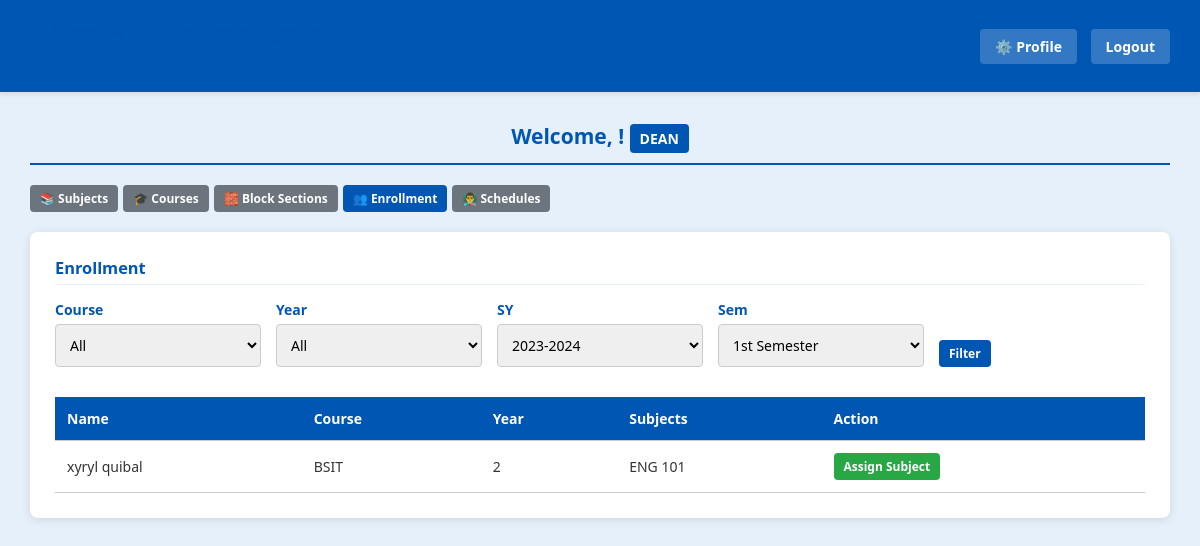
The page /pages/dean_dashboard.php?action=dean&tab=enrollment on the database its author committed.
### tables this page shows
CREATE TABLE `users` (
  `id` int(11) NOT NULL,
  `role_id` int(11) NOT NULL DEFAULT 2,
  `username` varchar(100) NOT NULL,
  `password` varchar(255) NOT NULL,
  `email` varchar(150) NOT NULL,
  `first_name` varchar(100) NOT NULL,
  `middle_name` varchar(100) DEFAULT NULL,
  `last_name` varchar(100) NOT NULL,
  `suffix` varchar(10) DEFAULT NULL,
  `birthdate` date DEFAULT NULL,
  `gender` enum('Male','Female') DEFAULT NULL,
  `contact_number` varchar(20) DEFAULT NULL,
  `address` text DEFAULT NULL,
  `department` varchar(100) DEFAULT NULL,
  `course` varchar(100) DEFAULT NULL,
  `year_level` int(11) DEFAULT NULL,
  `profile_pic` varchar(255) DEFAULT 'default.png',
  `is_approved` tinyint(1) DEFAULT 0,
  `created_at` timestamp NOT NULL DEFAULT current_timestamp()
);

### pages/dean_dashboard.php (the view, shortened to what this page needs)
<?php
require_once __DIR__ . '/../includes/auth.php';
$name = $_SESSION['name']; $role = $_SESSION['role'];
$tab = $_GET['tab'] ?? 'subjects';
?>
<!DOCTYPE html>
<html lang="en">
<head>
    <link rel="stylesheet" href="assets/css/style.css">
</head>
<body>
    <div class="header">
        <h2>School Management System</h2>
        <div class="header-links">
            <a href="?action=profile">⚙️ Profile</a>
            <a href="?action=logout">Logout</a>
        </div>
    </div>
    <div class="dashboard-container">
        <h2>Welcome, <?php echo htmlspecialchars($name); ?>! <span class="role-badge">Dean</span></h2>
        <div class="dean-tabs">
            <a href="?action=dean&tab=subjects" class="btn btn-sm <?php echo $tab=='subjects'?'active':''; ?>">📚 Subjects</a>
            <a href="?action=dean&tab=courses" class="btn btn-sm <?php echo $tab=='courses'?'active':''; ?>">🎓 Courses</a>
            <a href="?action=dean&tab=blocks" class="btn btn-sm <?php echo $tab=='blocks'?'active':''; ?>">🧱 Block Sections</a>
            <a href="?action=dean&tab=enrollment" class="btn btn-sm <?php echo $tab=='enrollment'?'active':''; ?>">👥 Enrollment</a>
            <a href="?action=dean&tab=teachers" class="btn btn-sm <?php echo $tab=='teachers'?'active':''; ?>">👨‍🏫 Schedules</a>
        </div>
        <?php if($tab == 'subjects'): ?>
        <div class="card"><h3>Subjects & Prerequisites</h3>
            <?php $es = isset($_GET['edit_sub']) ? $conn->query("SELECT * FROM subjects WHERE id=".intval($_GET['edit_sub']))->fetch_assoc() : null; ?>
            <form method="POST" class="form-row" style="align-items:flex-end;">
                <input type="hidden" name="csrf_token" value="<?php echo $csrf_token; ?>">
                <div class="form-group"><label>Code</label><input type="text" name="sub_code" value="<?php echo $es['code']??''; ?>" required></div>
                <div class="form-group" style="flex:2"><label>Name</label><input type="text" name="sub_name" value="<?php echo $es['name']??''; ?>" required></div>
                <div class="form-group"><label>Units</label><input type="number" name="sub_units" value="<?php echo $es['units']??3; ?>" min="1" required></div>
                <div class="form-group" style="flex:2"><label>Prerequisite</label><input type="text" name="sub_prereq" value="<?php echo $es['prerequisite']??''; ?>" placeholder="e.g. IT 101, MATH 101, or None"></div>
                <div class="form-group"><?php if($es): ?><input type="hidden" name="edit_sub_id" value="<?php echo $es['id']; ?>"><button type="submit" name="edit_subject_btn" class="btn btn-sm">Update</button><a href="?action=dean&tab=subjects" class="btn btn-sm" style="background:#6c757d">X</a><?php else: ?><button type="submit" name="add_subject_btn" class="btn btn-sm btn-success">Add</button><?php endif; ?></div>
            </form>
            <table><tr><th>Code</th><th>Name</th><th>Units</th><th>Prereq</th><th>Action</th></tr>
            <?php $subs=$conn->query("SELECT * FROM subjects ORDER BY code"); while($s=$subs->fetch_assoc()): ?>
            <tr><td><?php echo $s['code']; ?></td><td><?php echo $s['name']; ?></td><td><?php echo $s['units']; ?></td><td><?php echo $s['prerequisite']?"<span style='color:red'>".htmlspecialchars($s['prerequisite'])."</span>":"None"; ?></td><td><a href="?action=dean&tab=subjects&edit_sub=<?php echo $s['id']; ?>" class="btn btn-sm">Edit</a><form method="POST" style="display:inline"><input type="hidden" name="csrf_token" value="<?php echo $csrf_token; ?>"><input type="hidden" name="del_sub_id" value="<?php echo $s['id']; ?>"><button type="submit" name="delete_subject_btn" class="btn btn-danger btn-sm">Del</button></form></td></tr>
            <?php endwhile; ?></table>
        </div>
        <?php elseif($tab == 'enrollment'): ?>
        <div class="card"><h3>Enrollment</h3>
            <?php $esy=$_GET['f_sy']??1; $esem=$_GET['f_sem']??1; ?>
            <form method="GET" class="form-row" style="align-items:flex-end;"><input type="hidden" name="action" value="dean"><input type="hidden" name="tab" value="enrollment">
                <div class="form-group"><label>Course</label><select name="f_course"><option value="">All</option></select></div>
                <div class="form-group"><label>Year</label><select name="f_yr"><option value="">All</option><?php for($i=1;$i<=4;$i++) echo "<option value='$i' ".(($_GET['f_yr']??'')==$i?'selected':'').">$i</option>"; ?></select></div>
                <div class="form-group"><label>SY</label><select name="f_sy"><?php $sys=$conn->query("SELECT * FROM school_years ORDER BY name DESC"); while($s=$sys->fetch_assoc()) echo "<option value='".$s['id']."' ".($esy==$s['id']?'selected':'').">".$s['name']."</option>"; ?></select></div>
                <div class="form-group"><label>Sem</label><select name="f_sem"><?php $sms=$conn->query("SELECT * FROM semesters"); while($s=$sms->fetch_assoc()) echo "<option value='".$s['id']."' ".($esem==$s['id']?'selected':'').">".$s['name']."</option>"; ?></select></div>
                <div class="form-group"><button type="submit" class="btn btn-sm">Filter</button></div>
            </form>
            <?php
            $w="u.role_id=2 AND u.is_approved=1";
            $enr=$conn->query("SELECT u.id, u.first_name, u.last_name, u.course, u.year_level FROM users u WHERE $w ORDER BY u.last_name");
            ?>
            <table><tr><th>Name</th><th>Course</th><th>Year</th><th>Subjects</th><th>Action</th></tr><?php while($e=$enr->fetch_assoc()):
                $ssubs=$conn->query("SELECT ss.id, s.code, s.name FROM student_subjects ss JOIN subjects s ON ss.subject_id=s.id WHERE ss.student_id=".$e['id']." AND ss.sy_id=$esy AND ss.sem_id=$esem");
                $subj_list=array();
                while($sb=$ssubs->fetch_assoc()) $subj_list[]=$sb['code'];
            ?><tr><td><?php echo htmlspecialchars($e['first_name'].' '.$e['last_name']); ?></td><td><?php echo $e['course']??'N/A'; ?></td><td><?php echo $e['year_level']?:'N/A'; ?></td><td><?php echo implode(', ', $subj_list)?:'None'; ?></td><td><button type="button" onclick="document.getElementById('assign_<?php echo $e['id']; ?>').style.display='block'" class="btn btn-sm btn-success">Assign Subject</button></td></tr>
            <?php endwhile; if($enr->num_rows==0) echo "<tr><td colspan='5' style='text-align:center'>None.</td></tr>"; ?></table>
        </div>
        <?php endif; ?>
    </div>
</body>
</html>

### assets/css/style.css (style rules this page uses)
:root { --primary-blue: #0056b3; --light-blue: #e6f0fa; --hover-blue: #004494; --white: #ffffff; --text-dark: #333333; --border-color: #cccccc; --danger-red: #dc3545; --success-green: #28a745; }
* { box-sizing: border-box; margin: 0; padding: 0; font-family: 'Segoe UI', Tahoma, Geneva, Verdana, sans-serif; }
body { background-color: var(--light-blue); color: var(--text-dark); font-size: 14px; }
.header { background-color: var(--primary-blue); color: var(--white); padding: 15px 30px; display: flex; justify-content: space-between; align-items: center; box-shadow: 0 2px 5px rgba(0,0,0,0.1); }
.header h2 { font-size: 22px; }
.header-links a { color: var(--white); text-decoration: none; background: rgba(255,255,255,0.2); padding: 8px 15px; border-radius: 4px; font-weight: bold; margin-left: 10px; }
.dashboard-container { padding: 30px; max-width: 1200px; margin: 0 auto; }
.card { background: var(--white); padding: 25px; border-radius: 8px; box-shadow: 0 2px 10px rgba(0,0,0,0.1); margin-bottom: 20px; }
.role-badge { display: inline-block; background: var(--primary-blue); color: white; padding: 5px 10px; border-radius: 4px; font-size: 14px; font-weight: bold; text-transform: uppercase; }
table { width: 100%; border-collapse: collapse; margin-top: 15px; }
th, td { padding: 12px; text-align: left; border-bottom: 1px solid var(--border-color); }
th { background-color: var(--primary-blue); color: var(--white); }
.btn { background-color: var(--primary-blue); color: var(--white); padding: 8px 15px; border: none; border-radius: 4px; cursor: pointer; font-size: 14px; font-weight: bold; transition: background 0.3s; text-decoration: none; display: inline-block; }
.btn-success { background-color: var(--success-green); }
.btn-sm { padding: 5px 10px; font-size: 12px; }
h2 { color: var(--primary-blue); text-align: center; margin-bottom: 20px; border-bottom: 2px solid var(--primary-blue); padding-bottom: 10px; }
h3 { color: var(--primary-blue); margin-bottom: 15px; border-bottom: 1px solid var(--light-blue); padding-bottom: 5px; }
.form-group { margin-bottom: 15px; }
.form-row { display: flex; gap: 15px; }
.form-row .form-group { flex: 1; }
label { display: block; margin-bottom: 5px; font-weight: 600; color: var(--primary-blue); }
input[type="text"], input[type="email"], input[type="password"], input[type="date"], input[type="number"], select, textarea { width: 100%; padding: 10px; border: 1px solid var(--border-color); border-radius: 4px; font-size: 14px; }
.dean-tabs, .admin-tabs, .finance-tabs { display: flex; gap: 5px; margin-bottom: 20px; flex-wrap: wrap; }
.dean-tabs .btn, .admin-tabs .btn, .finance-tabs .btn { background: #6c757d; }
.dean-tabs .btn.active, .admin-tabs .btn.active, .finance-tabs .btn.active { background: var(--primary-blue); }

### rows shown on the page
users: first_name+last_name "xyryl quibal", course "BSIT", year_level "2", subj_list "ENG 101"

### other values the page prints
form field f_sy "2023-2024"
form field f_sem "1st Semester"
